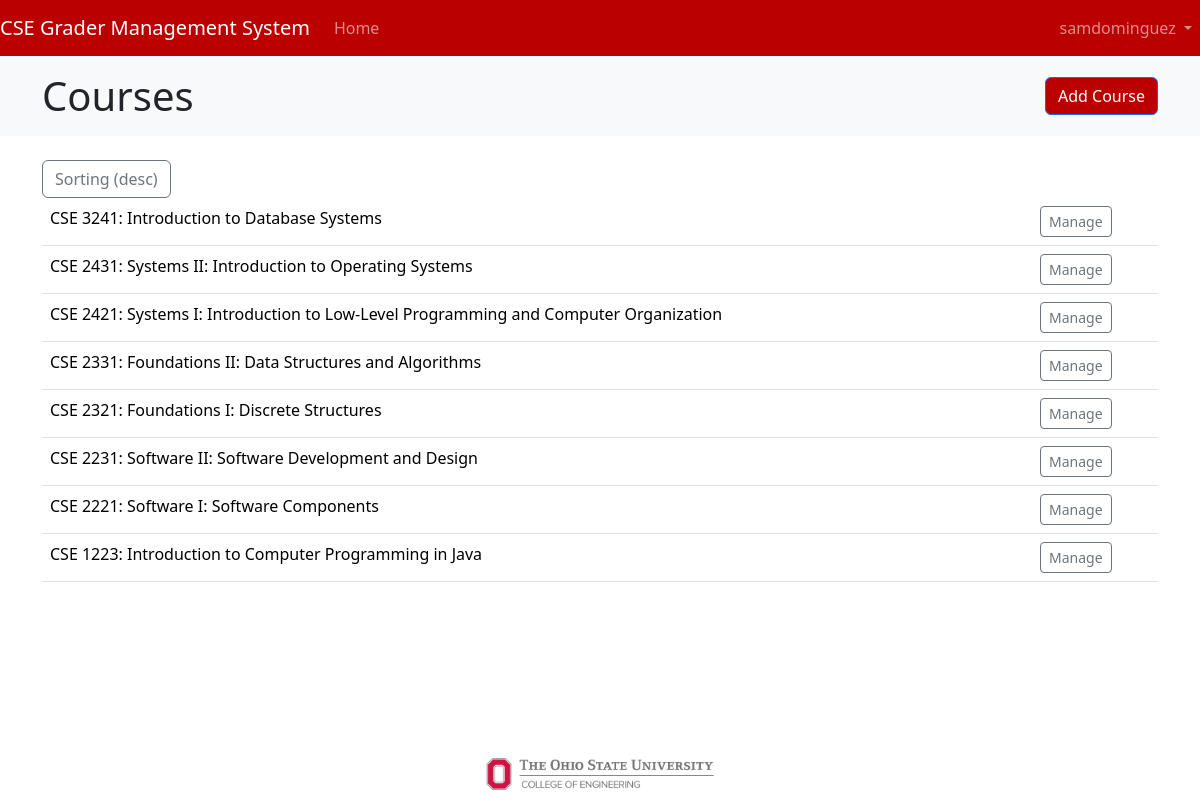
The page /administrator/?sort=asc (signed in) on the database its author committed.
### OSU_CSE_GMS/models.py (models this page shows)
class Course(models.Model):
    course_number = models.CharField(primary_key=True, max_length=15)
    name = models.CharField(max_length=200)
    def __str__(self):
        return 'CSE ' + self.course_number + ': ' + self.name

### OSU_CSE_GMS/views.py (the view)
# urls.py: path('administrator/', administrator, name='administrator'),
def administrator(request):
    context = {}
    if request.method == 'POST':
        form = CourseForm(request.POST)
        if form.is_valid():
            form.save()
    else:
        form = CourseForm()
    courses = Course.objects.all()
    sort_direction = 'asc'
    if 'sort' in request.GET:
        sort_direction = request.GET['sort']
        sort_direction = 'asc' if sort_direction == 'desc' else 'desc'
    if sort_direction == 'asc':
        courses = courses.order_by('course_number')
        sort_text = 'Sorting (asc)'
    else:
        courses = courses.order_by('-course_number')
        sort_text = 'Sorting (desc)'
    context = {
        'form': form,
        'courses': courses,
        'sort_direction': sort_direction,
        'sort_text': sort_text
    }
    return render(request, 'administrator.html', context)

### OSU_CSE_GMS/templates/administrator.html (shortened to what this page needs)
<!DOCTYPE html>
<html lang="en">
    <head>
        {% load bootstrap5 %}
        {% bootstrap_css %}
    </head>
    <body>
        {% include 'navbar.html' %}
        <header class="bg-light p-3">
            <div class="container">
                <div class="d-flex justify-content-between align-items-center">
                    <h1 class="m-0">Courses</h1>
                    <button id="add-course-btn" class="btn btn-primary" style="background-color: #BB0000 !important;">Add Course</button>
                </div>
            </div>
        </header>
        <div class="container mt-4">
            <a href="?sort={{ sort_direction }}" class="btn btn-outline-secondary">{{ sort_text }}</a>
            <table class="table">
                <tbody>
                    {% for course in courses %}
                        <tr>
                            <td>{{ course }}</td>
                            <td>
                            <button class="btn btn-sm btn-outline-secondary manage-course-btn" data-course-number="{{ course.course_number }}" data-course-name="{{ course.name }}">Manage</button>
                            </td>
                        </tr>
                    {% endfor %}
                </tbody>
            </table>
        </div>
        {% load static %}
        <div class="bottom-container">
            <img src="{% static 'osu_coe.png' %}" alt="" width="226.8" height="32.5" class="bottom-image">
        </div>
    </body>
</html>

### OSU_CSE_GMS/templates/navbar.html (shortened to what this page needs)
<nav class="navbar navbar-expand-lg navbar-dark" style="background-color: #BB0000">
    <a class="navbar-brand" href="/">CSE Grader Management System</a>
    <div class="collapse navbar-collapse" id="navbarSupportedContent">
        <ul class="navbar-nav mr-auto">
            <li class="nav-item active">
                <a class="nav-link" href="/">Home</a>
            </li>
        </ul>
        <ul class="navbar-nav ms-auto">
            <li class="nav-item dropdown">
                {% if user.is_authenticated %}
                <a class="nav-link dropdown-toggle" href="#" id="navbarDropdown" role="button" data-bs-toggle="dropdown"
                    aria-haspopup="true" aria-expanded="false">
                    {{ user.username }}
                </a>
            {% endif %}
            </li>
        </ul>
    </div>
</nav>

### OSU_CSE_GMS/templates/administrator.html (style rules this page uses)
.bottom-container { position: absolute; bottom: 10px; left: 50%; transform: translateX(-50%); }

### rows shown on the page
Course: course_number+name "CSE 3241: Introduction to Database Systems"
Course: course_number+name "CSE 2431: Systems II: Introduction to Operating Systems"
Course: course_number+name "CSE 2421: Systems I: Introduction to Low-Level Programming and Computer Organization"
Course: course_number+name "CSE 2331: Foundations II: Data Structures and Algorithms"
Course: course_number+name "CSE 2321: Foundations I: Discrete Structures"
Course: course_number+name "CSE 2231: Software II: Software Development and Design"
Course: course_number+name "CSE 2221: Software I: Software Components"
Course: course_number+name "CSE 1223: Introduction to Computer Programming in Java"

### other values the page prints
{{ user.username }} "samdominguez"
{{ sort_text }} "Sorting (desc)"
